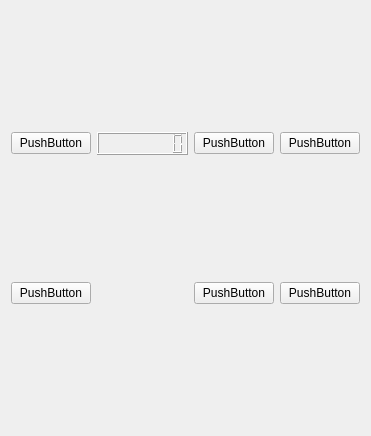
<?xml version="1.0" encoding="UTF-8"?>
<ui version="4.0">
 <class>Form</class>
 <widget class="QWidget" name="Form">
  <property name="geometry">
   <rect>
    <x>0</x>
    <y>0</y>
    <width>361</width>
    <height>436</height>
   </rect>
  </property>
  <property name="windowTitle">
   <string>Form</string>
  </property>
  <layout class="QGridLayout" name="gridLayout_2">
   <item row="0" column="3">
    <widget class="QPushButton" name="pushButton">
     <property name="text">
      <string>PushButton</string>
     </property>
    </widget>
   </item>
   <item row="0" column="0">
    <widget class="QPushButton" name="pushButton_6">
     <property name="text">
      <string>PushButton</string>
     </property>
    </widget>
   </item>
   <item row="1" column="2">
    <widget class="QPushButton" name="pushButton_3">
     <property name="text">
      <string>PushButton</string>
     </property>
    </widget>
   </item>
   <item row="1" column="3">
    <widget class="QPushButton" name="pushButton_4">
     <property name="text">
      <string>PushButton</string>
     </property>
    </widget>
   </item>
   <item row="1" column="0">
    <widget class="QPushButton" name="pushButton_5">
     <property name="text">
      <string>PushButton</string>
     </property>
    </widget>
   </item>
   <item row="0" column="2">
    <widget class="QPushButton" name="pushButton_2">
     <property name="text">
      <string>PushButton</string>
     </property>
    </widget>
   </item>
   <item row="0" column="1">
    <widget class="QLCDNumber" name="lcdNumber">
     <property name="numDigits">
      <number>8</number>
     </property>
     <property name="mode">
      <enum>QLCDNumber::Hex</enum>
     </property>
     <property name="value" stdset="0">
      <double>0.000000000000000</double>
     </property>
     <property name="intValue" stdset="0">
      <number>0</number>
     </property>
    </widget>
   </item>
  </layout>
 </widget>
 <resources/>
 <connections/>
</ui>
